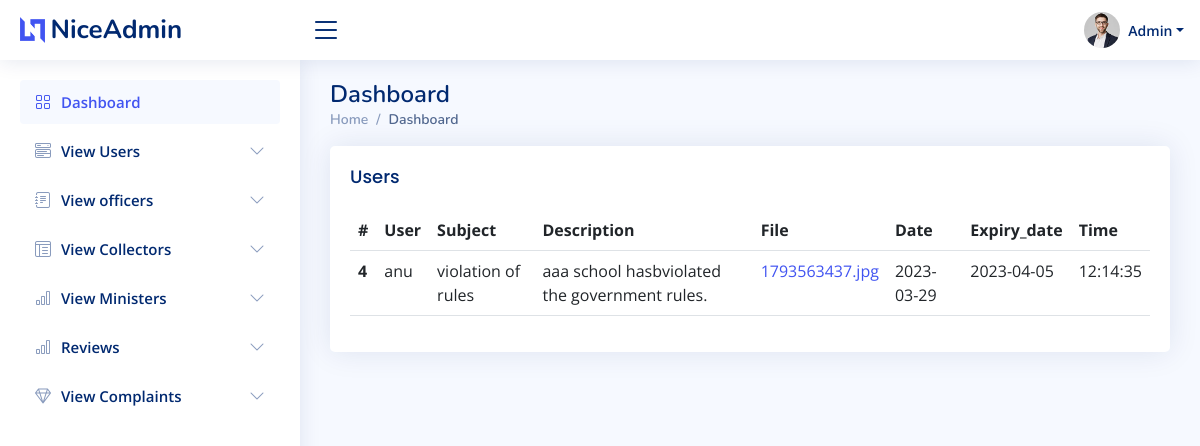
Page /exp_complaint.php on the committed database.
### tables this page shows
CREATE TABLE `complaints` (
  `comp_id` int(11) NOT NULL,
  `login_id` int(11) NOT NULL,
  `department` varchar(100) NOT NULL,
  `subject` varchar(100) NOT NULL,
  `description` varchar(500) NOT NULL,
  `file` varchar(300) NOT NULL,
  `date` date NOT NULL DEFAULT current_timestamp(),
  `time` time NOT NULL DEFAULT current_timestamp(),
  `status` varchar(50) NOT NULL DEFAULT '0',
  `col_update` varchar(10) NOT NULL DEFAULT '0'
);

CREATE TABLE `users` (
  `user_id` int(11) NOT NULL,
  `login_id` int(11) NOT NULL,
  `name` varchar(30) NOT NULL,
  `address_user` varchar(100) NOT NULL,
  `mobile` varchar(15) NOT NULL,
  `district` varchar(26) NOT NULL,
  `taluk` varchar(20) NOT NULL,
  `village` varchar(20) NOT NULL,
  `email` varchar(50) NOT NULL
);

### exp_complaint.php (the view, shortened to what this page needs)
<?php
include 'api/connection.php';
$data = mysqli_query($con,"select DATE_ADD(date, INTERVAL 7 DAY) AS exp_date,status,name,subject,file,date,time,description from complaints join users on users.login_id = complaints.login_id ");
?>
<!DOCTYPE html>
<html lang="en">
<head>
  <link href="assets/vendor/bootstrap/css/bootstrap.min.css" rel="stylesheet">
  <link href="assets/vendor/bootstrap-icons/bootstrap-icons.css" rel="stylesheet">
  <link href="assets/vendor/boxicons/css/boxicons.min.css" rel="stylesheet">
  <link href="assets/vendor/quill/quill.snow.css" rel="stylesheet">
  <link href="assets/vendor/quill/quill.bubble.css" rel="stylesheet">
  <link href="assets/vendor/remixicon/remixicon.css" rel="stylesheet">
  <link href="assets/vendor/simple-datatables/style.css" rel="stylesheet">
  <link href="assets/css/style.css" rel="stylesheet">
</head>
<body>
 <?php include 'header.php'; ?>
 <?php include 'sidebar.php'; ?>
  <main id="main" class="main">
    <div class="pagetitle">
      <h1>Dashboard</h1>
      <nav>
        <ol class="breadcrumb">
          <li class="breadcrumb-item"><a href="index.html">Home</a></li>
          <li class="breadcrumb-item active">Dashboard</li>
        </ol>
      </nav>
    </div>
    <section class="section dashboard">
      <section class="section">
      <div class="row">
        <div class="col-lg-12">
          <div class="card">
            <div class="card-body">
              <h5 class="card-title">Users</h5>
              <table class="table datatable">
                <thead>
                  <tr>
                    <th scope="col">#</th>
                    <th scope="col">User</th>
                    <th scope="col">Subject</th>
                    <th scope="col">Description</th>
                    <th scope="col">File</th>
                    <th>Date</th>
                    <th>Expiry_date </th>
                    <th>Time</th>
                  </tr>
                </thead>
                <tbody>
                  <?php
                  $count=0;
                  while($row = mysqli_fetch_assoc($data)){
                    $count++;
                    $d = mysqli_query($con,"SELECT CURDATE() as C_DATE");
                    $dt = mysqli_fetch_assoc($d);
                    if($dt['C_DATE']>$row['exp_date']){
                  ?>
                  <tr>
                    <th scope="row"><?php echo $count; ?></th>
                    <td><?php echo $row['name'] ?></td>
                    <td><?php echo $row['subject'] ?></td>
                    <td><?php echo $row['description'] ?></td>
                    <td><a href="assets/img/<?php echo $row['file'] ?>" download><?php echo $row['file'] ?></a></td>
                    <td><?php echo $row['date'] ?></td>
                    <td><?php echo $row['exp_date'] ?>
                    <td><?php echo $row['time'] ?></td>
                  </tr>
                  <?php
                    }
                  }
                  ?>
                </tbody>
              </table>
            </div>
          </div>
        </div>
    </section>
    </section>
  </main>
</body>
</html>

### assets/css/style.css (style rules this page uses)
:root { scroll-behavior: smooth; }
body { font-family: "Open Sans", sans-serif; background: #f6f9ff; color: #444444; }
a { color: #4154f1; text-decoration: none; }
h1, h2, h3, h4, h5, h6 { font-family: "Nunito", sans-serif; }
#main { margin-top: 60px; padding: 20px 30px; transition: all 0.3s; }
.pagetitle { margin-bottom: 10px; }
.pagetitle h1 { font-size: 24px; margin-bottom: 0; font-weight: 600; color: #012970; }
.card { margin-bottom: 30px; border: none; border-radius: 5px; box-shadow: 0px 0 30px rgba(1, 41, 112, 0.1); }
.card-title { padding: 20px 0 15px 0; font-size: 18px; font-weight: 500; color: #012970; font-family: "Poppins", sans-serif; }
.card-body { padding: 0 20px 20px 20px; }
.breadcrumb { font-size: 14px; font-family: "Nunito", sans-serif; color: #899bbd; font-weight: 600; }
.breadcrumb a { color: #899bbd; transition: 0.3s; }
.breadcrumb .breadcrumb-item::before { color: #899bbd; }
.breadcrumb .active { color: #51678f; font-weight: 600; }
@media (min-width: 1200px) { #main, #footer { margin-left: 300px; } }

### rows in the picture
complaints: users.name "anu", subject "violation of rules", description "aaa school hasbviolated the government rules.", file "1793563437.jpg", date "2023-03-29", exp_date "2023-04-05", time "12:14:35"
